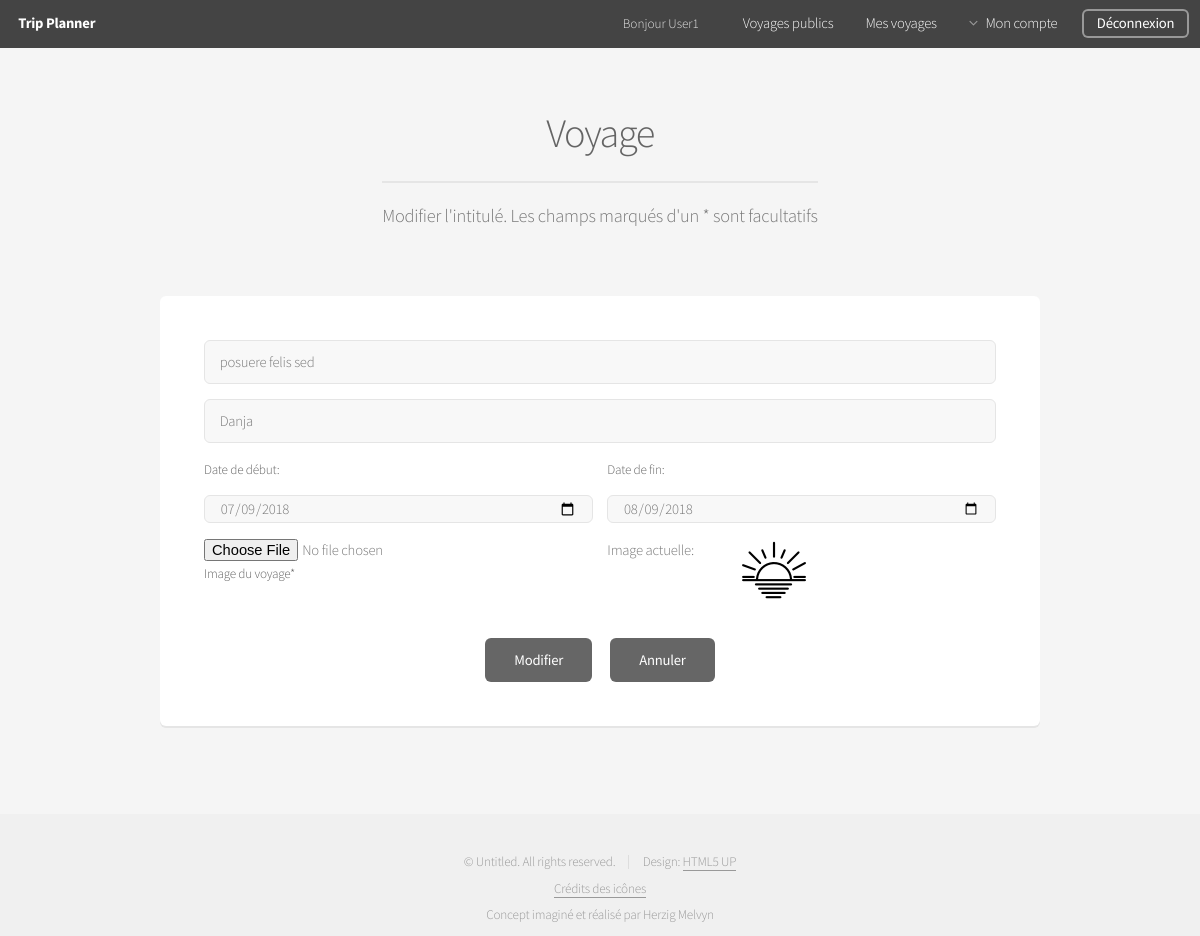
/index.php?action=change_Trip&id=7 (signed in), run on the app's committed database.
### tables this page shows
CREATE TABLE IF NOT EXISTS `Trip` (
    `idTrip` INT UNSIGNED NOT NULL AUTO_INCREMENT,
    `fkUser_Organizer` INT UNSIGNED NOT NULL,
    `Title` VARCHAR(45) NOT NULL,
    `Destination` VARCHAR(45) NOT NULL,
    `Private` TINYINT(1) NOT NULL DEFAULT 1,
    `Password` VARCHAR(60) NULL,
    `Image` TINYINT(1) NOT NULL DEFAULT 0,
    `Creation` DATE NOT NULL,
    `Date_Start` DATE NOT NULL,
    `Date_End` DATE NOT NULL,
    PRIMARY KEY (`idTrip`),
    UNIQUE INDEX `idTrip_UNIQUE` (`idTrip` ASC),
    INDEX `fk_User_Organizer_Id` (`fkUser_Organizer` ASC),
    CONSTRAINT `fk_Trip_User`
    FOREIGN KEY (`fkUser_Organizer`)
    REFERENCES `User` (`idUser`)
    ON DELETE CASCADE
    ON UPDATE CASCADE
);

### www/model/model_Trip.php (called while the page is built, shortened)
<?php
function get_Trip($m_Id_User, $m_Id_Trip)
{
    $connection = connect();
    $connection->setAttribute(PDO::ATTR_ERRMODE, PDO::ERRMODE_EXCEPTION);
    $req = $connection->prepare("SELECT * FROM Trip WHERE fkUser_Organizer = ? AND idTrip = ?");
    $req->bindParam(1,$m_Id_User,PDO::PARAM_INT);
    $req->bindParam(2,$m_Id_Trip,PDO::PARAM_INT);
    $req->execute();
    $results = $req->fetch(PDO::FETCH_ASSOC);
    return $results;
}

### www/view/view_Change_Trip.php (the view, shortened to what this page needs)
<header>
	<h2>Voyage</h2>
	<p>Modifier l'intitulé. Les champs marqués d'un * sont facultatifs</p>
</header>
<div class="row">
    <div class="12u">
        <section class="box">
			<form method="post" action="index.php?action=change_Trip&id=<?php echo $trip['idTrip'];?>" enctype="multipart/form-data">
				<div class="row uniform 50%">
					<div class="12u 12u(mobilep)">
						<input type="text" name="title" placeholder="Titre" maxlength="45" value="<?php echo htmlspecialchars($trip['Title']);?>" required/>
					</div>
				</div>
                <div class="row uniform 50%">
					<div class="12u 12u(mobilep)">
						<input type="text" name="destination" placeholder="Destination" maxlength="45" value="<?php echo htmlspecialchars($trip['Destination']);?>" required/>
					</div>
				</div>
                <div class="row uniform 50%">
					<div class="6u 12u(mobilep)">
						<label for="date_Start">Date de début:</label>
						<input type="date" id="start" name="date_Start" value="<?php echo $trip['Date_Start'];?>" onchange="set_Min_Date()" min="2018-01-01" required/>
					</div>
					<div class="6u 12u(mobilep)">
						<label for="date_End">Date de fin:</label>
						<input type="date" id="end"  name="date_End" value="<?php echo $trip['Date_End'];?>" onchange="set_Min_Date()" required/>
					</div>
				</div>
				<div class="row uniform 50%">
					<div class="6u 12u(mobilep)">
						<input type="file" name="image"/>
						<label for="image">Image du voyage*</label>
					</div>
                    <div class="2u 12u(mobilep)">
				        <span>Image actuelle:</span>
					</div>
                    <div class="3u 12u(mobilep)">
				        <?php
                            if($trip['Image'] == true)
                            {
                                 echo "<td><img class='thumbnail' src='images/user".$_SESSION["id"]."/".$trip['idTrip']."/".$trip['idTrip'].".jpg'></td>";
                            }
                                 else
                            {
                                 echo '<td><img class="thumbnail" src="images/default_Trip.png"></td>';
                            }
                        ?>
					</div>
				</div>
				<div class="row uniform">
					<div class="12u" align="center">
						<ul class="actions">
					        <li><input type="submit" value="Modifier" /></li>
                            <li><a class="button" href="<?php echo "index.php?action=see_Trip&id=".$trip['idTrip']?>">Annuler</a></li>
						</ul>
					</div>
				</div>
			</form>
		</section>
	</div>
</div>
<?php
require "view/template.php";

### www/assets/css/additional.css (style rules this page uses)
.thumbnail { height: 64px; width: 64px; }

### data on the page
trip: title "posuere felis sed", destination "Danja", date_Start "07/09/2018", date_End "08/09/2018"

### other printed values
$_SESSION['nickname'] "User1"
